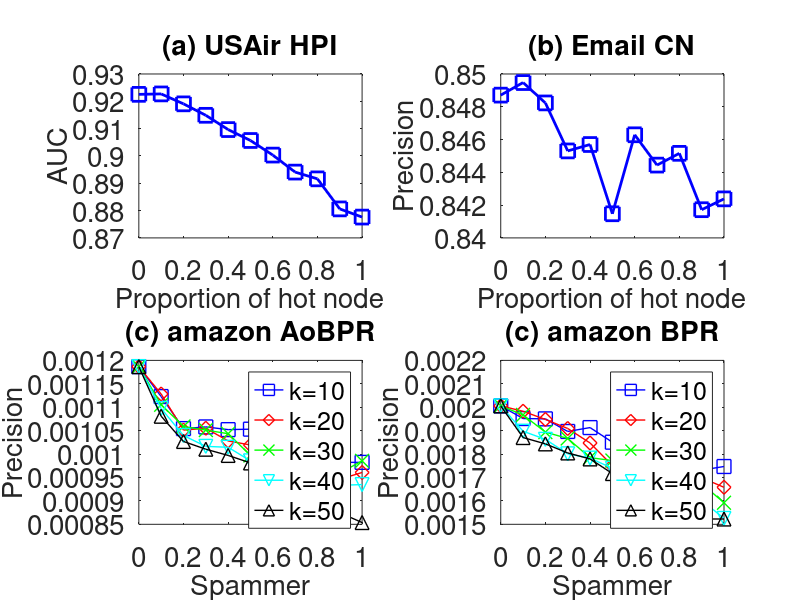

This chart was generated by the following MATLAB code:
subplot(2,2,1);
x=0:0.1:1;
y=[0.922544,0.922702333,0.919067,0.914874667,0.909647667,0.905653,0.900311667,0.894084667,0.891612,0.880615333,0.877621667,];
plot(x,y,'-bs','LineWidth',2,'MarkerSize',10);
set(gca,'FontSize',20);
xlabel('Proportion of hot node','fontsize',20);
ylabel('AUC','fontsize',20);
title('(a) USAir HPI','fontsize',20);

subplot(2,2,2);
x=0:0.1:1;
y=[0.84871,0.849476333,0.848234333 ,0.845306333 ,0.845697  0.841471667  ,0.846290667 ,0.844441 ,0.845158667 ,0.84172 ,0.842381 ,];
plot(x,y,'-bs','LineWidth',2,'MarkerSize',10);
set(gca,'FontSize',20);
xlabel('Proportion of hot node','fontsize',20);
ylabel('Precision','fontsize',20);
title('(b) Email CN','fontsize',20);

subplot(2,2,3);
x=0:0.1:1;
y=[0.001186700767263420 ,0.001122807017543860  ,0.00105434782608695 ,0.00105797101449275 ,0.00105217391304348 ,0.00105314009661836 ,0.00101601830663615 ,0.000997711670480547,0.000982286634460545 ,0.000982286634460545  ,0.000982286634460544 ,];
plot(x,y,'-bs','LineWidth',1,'MarkerSize',10);
hold on;

y=[0.001186700767263420,0.00112820512820513,0.00105120772946860 ,0.00105507246376811 ,0.0010280193236715,0.001019323671497580,0.000998885172798214,0.00100483091787439 ,0.00098357487922705 ,0.000946169772256727,0.000960662525879914 ,];
plot(x,y,'-rd','LineWidth',1,'MarkerSize',10);
hold on;

y=[0.001186700767263420,0.00110531400966183,0.00105893719806763 ,0.0010512077294686,0.00104347826086956,0.00099710144927536,0.000989371980676325,0.00098964803312629,0.000972129319955403,0.000959156785243739,0.000985507246376808,];
plot(x,y,'-gx','LineWidth',1,'MarkerSize',10);
hold on;

y=[0.001186700767263420,0.00109730848861283,0.00103961352657004,0.00101642512077294,0.00101449275362318,0.000985507246376809,0.000979066022544282,0.000966183574879225,0.000934782608695649,0.000933333333333331 ,0.000934782608695651,];
plot(x,y,'-cv','LineWidth',1,'MarkerSize',10);
hold on;

y=[0.001186700767263420,0.0010807453416149,0.00102691511387163,0.0010103519668737,0.00099710144927536,0.000981047937569675,0.000964803312629397,0.000919806763285022,0.000912077294685988,0.000874835309617916,0.000853754940711461 ,];
plot(x,y,'-k^','LineWidth',1,'MarkerSize',10);


set(gca,'FontSize',20);
xlabel('Spammer','fontsize',20);
ylabel('Precision','fontsize',20);
title('(c) amazon AoBPR','fontsize',20);

legend('k=10','k=20','k=30','k=40','k=50');
hold on;


subplot(2,2,4);
x=0:0.1:1;
y=[0.00200579710144927,0.001951690821256040 ,0.00195031055900621  ,0.00189648033126294 ,0.00191304347826087 ,0.00185061315496098 ,0.00185093167701863 ,0.00183574879227053 ,0.00177004830917874 ,0.001731400966183570 ,0.00174685990338164  ,];
plot(x,y,'-bs','LineWidth',1,'MarkerSize',10);
hold on;

y=[0.00200579710144927,0.00198260869565217 ,0.00194782608695652 ,0.00190917874396135 ,0.00184734299516908,0.00175072463768115,0.00173140096618357,0.00176548089591567 ,0.0017391304347826 ,0.00169899665551839,0.00165797101449275,];
plot(x,y,'-rd','LineWidth',1,'MarkerSize',10);
hold on;

y=[0.00200579710144927,0.0019671497584541,0.00189371980676328 ,0.001866666666666660,0.00178467908902691,0.00177225672877846,0.00175845410628019,0.00173913043478261,0.00172129319955406,0.00167342995169082,0.00159227053140096,];
plot(x,y,'-gx','LineWidth',1,'MarkerSize',10);
hold on;

y=[0.00200579710144927,0.0018975845410628,0.00186280193236715,0.00180096618357488,0.00178260869565217,0.0017391304347826,0.00172367149758454,0.00170821256038647,0.00170434782608695,0.00160248447204969  ,0.00152508361204013,];
plot(x,y,'-cv','LineWidth',1,'MarkerSize',10);
hold on;

y=[0.00200579710144927,0.001870531400966180 ,0.00184347826086956,0.00180483091787439,0.001779264214046820,0.00171683389074693,0.001700483091787430 ,0.00166570048309178,0.00163091787439613,0.0015227053140096625,0.0015227053140096623 ,];
plot(x,y,'-k^','LineWidth',1,'MarkerSize',10);


set(gca,'FontSize',20);
xlabel('Spammer','fontsize',20);
ylabel('Precision','fontsize',20);
title('(c) amazon BPR','fontsize',20);

legend('k=10','k=20','k=30','k=40','k=50');
hold on;
